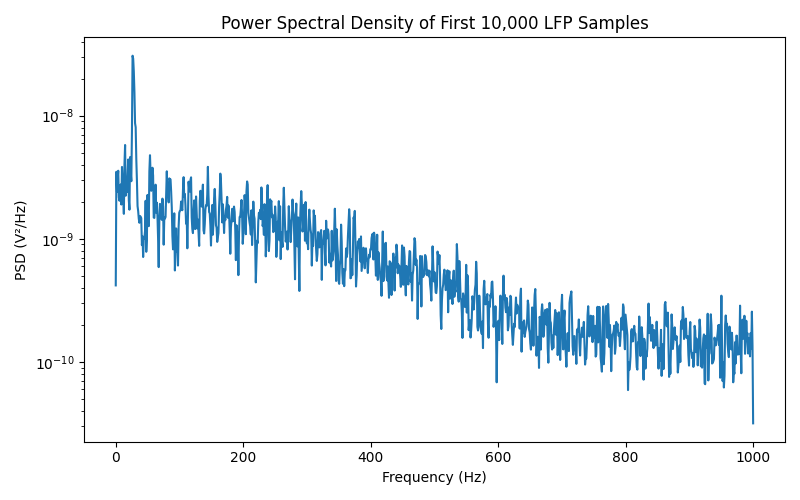

Write Python code to recreate this figure.
# This script computes and plots the power spectral density (PSD) of the first 10,000 samples of LFP data.
import pynwb
import h5py
import remfile
import numpy as np
import matplotlib.pyplot as plt
from scipy.signal import welch

url = "https://api.dandiarchive.org/api/assets/00df5264-001b-4bb0-a987-0ddfb6058961/download/"
remote_file = remfile.File(url)
h5_file = h5py.File(remote_file, 'r')
io = pynwb.NWBHDF5IO(file=h5_file, load_namespaces=True)
nwb = io.read()

LFP = nwb.processing["ecephys"].data_interfaces["LFP"].electrical_series["LFP"]
data = LFP.data[:10000]
rate = LFP.rate

# Welch's method for power spectral density
f, Pxx = welch(data, fs=rate, nperseg=2048)

plt.figure(figsize=(8, 5))
plt.semilogy(f, Pxx)
plt.xlabel("Frequency (Hz)")
plt.ylabel("PSD (V²/Hz)")
plt.title("Power Spectral Density of First 10,000 LFP Samples")
plt.tight_layout()
plt.savefig("explore/plot_lfp_psd.png")
plt.close()

io.close()
h5_file.close()
remote_file.close()